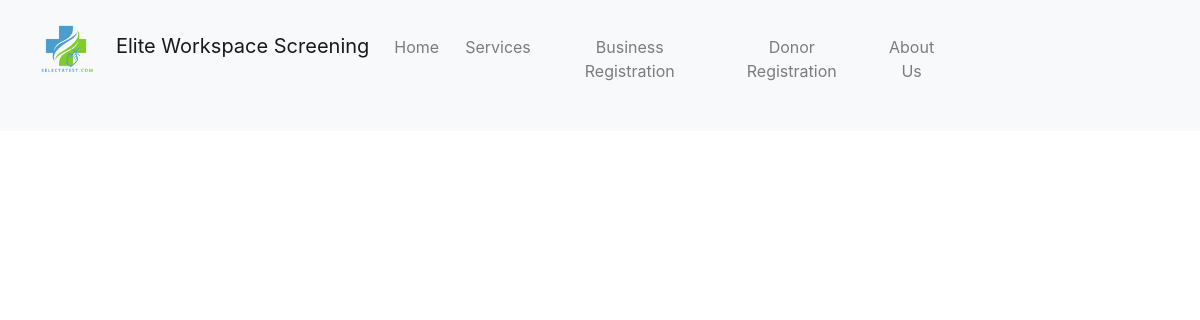
/services/, run on an earlier commit of the app's database.
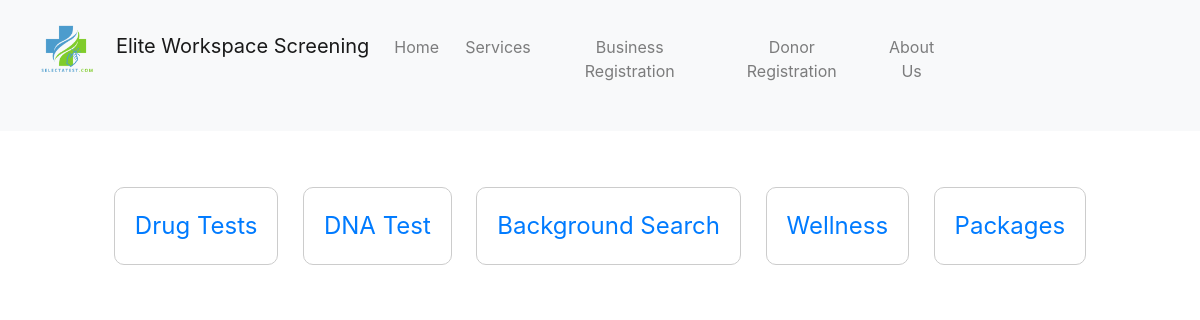
And on a later commit of the database.
### drugtest/models.py (models this page shows, shortened)
class Service(models.Model):
    name = models.CharField(max_length=100)
    description = models.TextField(blank=True)

### drugtest/views.py (the view)
# urls.py: path('services/', views.services_view, name='services_view'),
def services_view(request):
    selected_service_id = request.GET.get('service_id')
    services = Service.objects.all()
    selected_service = None
    if selected_service_id:
        selected_service = Service.objects.filter(id=selected_service_id).first()
    return render(request, 'drugtest/services_page.html', {
        'services': services,
        'selected_service': selected_service
    })

### drugtest/templates/drugtest/services_page.html (shortened to what this page needs)
{% extends 'drugtest/base.html' %}
{% block content %}
<div class="services text-center my-3">
    {% for service in services %}
        <a href="{% url 'services_view' %}?service_id={{ service.id }}"
           class="service btn {% if selected_service.id == service.id %}btn-primary{% else %}btn-outline-primary{% endif %} my-2">
            {{ service.name }}
        </a>
    {% endfor %}
</div>
{% endblock %}

What changed in the data, as far as the page shows it:
added Service: name "Drug Tests"
added Service: name "DNA Test"
added Service: name "Background Search"
added Service: name "Wellness"
added Service: name "Packages"
